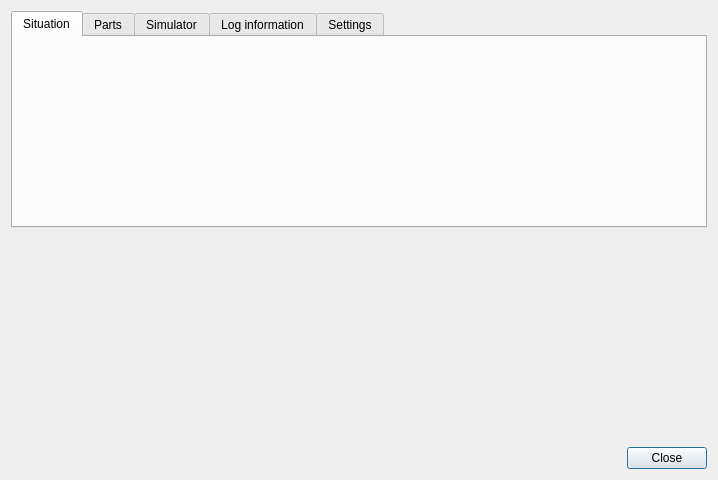
<?xml version="1.0" encoding="UTF-8"?>
<ui version="4.0">
 <class>CSimulatorSwiftMonitorDialog</class>
 <widget class="QDialog" name="CSimulatorSwiftMonitorDialog">
  <property name="geometry">
   <rect>
    <x>0</x>
    <y>0</y>
    <width>718</width>
    <height>480</height>
   </rect>
  </property>
  <property name="windowTitle">
   <string>swift driver monitor</string>
  </property>
  <layout class="QVBoxLayout" name="vl_Settings">
   <item>
    <widget class="QTabWidget" name="tw_SwiftMonitorDialog">
     <property name="currentIndex">
      <number>0</number>
     </property>
     <widget class="QWidget" name="tb_AircraftSituation">
      <attribute name="title">
       <string>Situation</string>
      </attribute>
      <layout class="QVBoxLayout" name="verticalLayout">
       <item>
        <widget class="BlackGui::Editors::CSituationForm" name="editor_Situation">
         <property name="minimumSize">
          <size>
           <width>0</width>
           <height>100</height>
          </size>
         </property>
        </widget>
       </item>
      </layout>
     </widget>
     <widget class="QWidget" name="tb_Parts">
      <attribute name="title">
       <string>Parts</string>
      </attribute>
      <layout class="QVBoxLayout" name="vl_Parts">
       <item>
        <widget class="QGroupBox" name="gb_Parts">
         <property name="title">
          <string>Parts</string>
         </property>
         <layout class="QVBoxLayout" name="vl_GroupBoxParts">
          <item>
           <widget class="BlackGui::Editors::CAircraftPartsForm" name="editor_AircraftParts">
            <property name="minimumSize">
             <size>
              <width>0</width>
              <height>125</height>
             </size>
            </property>
           </widget>
          </item>
         </layout>
        </widget>
       </item>
      </layout>
     </widget>
     <widget class="QWidget" name="tb_Simulator">
      <attribute name="title">
       <string>Simulator</string>
      </attribute>
      <layout class="QVBoxLayout" name="verticalLayout_2">
       <item>
        <widget class="QGroupBox" name="gb_General">
         <property name="title">
          <string>General</string>
         </property>
         <layout class="QFormLayout" name="fl_General">
          <item row="0" column="0">
           <widget class="QLabel" name="lbl_SimulatorPlugin">
            <property name="text">
             <string>Simulator plugin:</string>
            </property>
           </widget>
          </item>
          <item row="0" column="1">
           <widget class="QLineEdit" name="le_SimulatorPlugin">
            <property name="readOnly">
             <bool>true</bool>
            </property>
           </widget>
          </item>
          <item row="1" column="0">
           <widget class="QLabel" name="lbl_Simulator">
            <property name="text">
             <string>Simulator:</string>
            </property>
           </widget>
          </item>
          <item row="1" column="1">
           <widget class="QLineEdit" name="le_Simulator">
            <property name="readOnly">
             <bool>true</bool>
            </property>
           </widget>
          </item>
          <item row="2" column="0">
           <widget class="QLabel" name="lbl_Connected">
            <property name="text">
             <string>Connected:</string>
            </property>
           </widget>
          </item>
          <item row="3" column="0">
           <widget class="QLabel" name="lbl_Simulating">
            <property name="text">
             <string>Simulating:</string>
            </property>
           </widget>
          </item>
          <item row="4" column="0">
           <widget class="QLabel" name="lbl_Paused">
            <property name="text">
             <string>Paused:</string>
            </property>
           </widget>
          </item>
          <item row="2" column="1">
           <widget class="QCheckBox" name="cb_Connected">
            <property name="text">
             <string>simulator connected?</string>
            </property>
           </widget>
          </item>
          <item row="3" column="1">
           <widget class="QCheckBox" name="cb_Simulating">
            <property name="text">
             <string>simulator simulating?</string>
            </property>
           </widget>
          </item>
          <item row="4" column="1">
           <widget class="QCheckBox" name="cb_Paused">
            <property name="text">
             <string>simulator paused?</string>
            </property>
           </widget>
          </item>
         </layout>
        </widget>
       </item>
      </layout>
     </widget>
     <widget class="QWidget" name="tb_LogMessages">
      <attribute name="title">
       <string>Log information</string>
      </attribute>
      <layout class="QVBoxLayout" name="vl_LogInformation">
       <item>
        <widget class="QGroupBox" name="gb_LogMessages">
         <property name="title">
          <string>Simulator API calls</string>
         </property>
         <layout class="QVBoxLayout" name="vl_GroupBoxLogMessages">
          <item>
           <widget class="BlackGui::Components::CLogComponent" name="comp_LogComponent"/>
          </item>
         </layout>
        </widget>
       </item>
      </layout>
     </widget>
     <widget class="QWidget" name="tb_Settings">
      <attribute name="title">
       <string>Settings</string>
      </attribute>
      <layout class="QVBoxLayout" name="verticalLayout_3">
       <item>
        <widget class="QGroupBox" name="gb_Settings">
         <property name="title">
          <string>Simulator settings</string>
         </property>
         <layout class="QVBoxLayout" name="vl_GroupBoxSettings">
          <item>
           <widget class="BlackGui::Components::CSettingsSwiftPlugin" name="comp_Settings"/>
          </item>
         </layout>
        </widget>
       </item>
      </layout>
     </widget>
    </widget>
   </item>
   <item>
    <spacer name="vs_Situation">
     <property name="orientation">
      <enum>Qt::Vertical</enum>
     </property>
     <property name="sizeHint" stdset="0">
      <size>
       <width>20</width>
       <height>40</height>
      </size>
     </property>
    </spacer>
   </item>
   <item>
    <widget class="QDialogButtonBox" name="bb_SwiftMonitorDialog">
     <property name="orientation">
      <enum>Qt::Horizontal</enum>
     </property>
     <property name="standardButtons">
      <set>QDialogButtonBox::Close</set>
     </property>
    </widget>
   </item>
  </layout>
 </widget>
 <customwidgets>
  <customwidget>
   <class>BlackGui::Components::CSettingsSwiftPlugin</class>
   <extends>QFrame</extends>
   <header>blackgui/components/settingsswiftplugin.h</header>
   <container>1</container>
  </customwidget>
  <customwidget>
   <class>BlackGui::Components::CLogComponent</class>
   <extends>QFrame</extends>
   <header>blackgui/components/logcomponent.h</header>
   <container>1</container>
  </customwidget>
  <customwidget>
   <class>BlackGui::Editors::CSituationForm</class>
   <extends>QFrame</extends>
   <header>blackgui/editors/situationform.h</header>
   <container>1</container>
  </customwidget>
  <customwidget>
   <class>BlackGui::Editors::CAircraftPartsForm</class>
   <extends>QFrame</extends>
   <header>blackgui/editors/aircraftpartsform.h</header>
   <container>1</container>
  </customwidget>
 </customwidgets>
 <resources/>
 <connections>
  <connection>
   <sender>bb_SwiftMonitorDialog</sender>
   <signal>accepted()</signal>
   <receiver>CSimulatorSwiftMonitorDialog</receiver>
   <slot>accept()</slot>
   <hints>
    <hint type="sourcelabel">
     <x>248</x>
     <y>254</y>
    </hint>
    <hint type="destinationlabel">
     <x>157</x>
     <y>274</y>
    </hint>
   </hints>
  </connection>
  <connection>
   <sender>bb_SwiftMonitorDialog</sender>
   <signal>rejected()</signal>
   <receiver>CSimulatorSwiftMonitorDialog</receiver>
   <slot>reject()</slot>
   <hints>
    <hint type="sourcelabel">
     <x>316</x>
     <y>260</y>
    </hint>
    <hint type="destinationlabel">
     <x>286</x>
     <y>274</y>
    </hint>
   </hints>
  </connection>
 </connections>
</ui>
